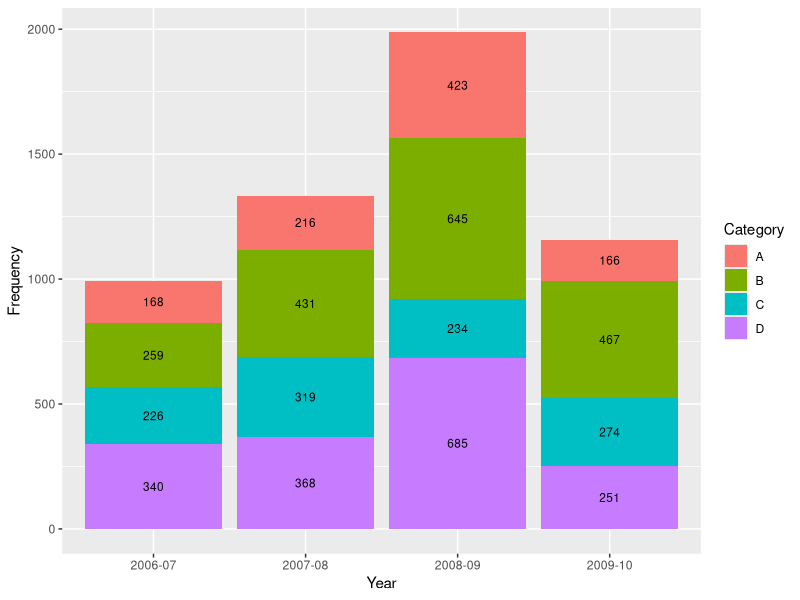

This figure's R source: (Note: this script raises an error after producing the figure.)
# ggplot2


#http://stackoverflow.com/questions/6644997/showing-data-values-on-stacked-bar-chart-in-ggplot2

Year      <- c(rep(c("2006-07", "2007-08", "2008-09", "2009-10"), each = 4))
Category  <- c(rep(c("A", "B", "C", "D"), times = 4))
Frequency <- c(168, 259, 226, 340, 216, 431, 319, 368, 423, 645, 234, 685, 166, 467, 274, 251)
Data      <- data.frame(Year, Category, Frequency)
Data
library(ggplot2)

ggplot(Data, aes(x = Year, y = Frequency, fill = Category, label = Frequency)) +
  geom_bar(stat = "identity") +
  geom_text(size = 3, position = position_stack(vjust = 0.5))

library(ggplot2)
library(plyr)

# calculate midpoints of bars (simplified using comment by @DWin)
Frequency
cumsum(Frequency)
cumsum(Frequency) - (0.5 * Frequency)
barplot(y=Frequency, x=Year)
?barplot

Data <- ddply(Data, .(Year), 
              transform, pos = cumsum(Frequency) - (0.5 * Frequency))

# library(dplyr) ## If using dplyr... 
# Data <- group_by(Data,Year) %>%
#    mutate(pos = cumsum(Frequency) - (0.5 * Frequency))

# plot bars and add text
p <- ggplot(Data, aes(x = Year, y = Frequency)) +
  geom_bar(aes(fill = Category), stat="identity") +
  geom_text(aes(label = Frequency, y = pos), size = 3)
p
